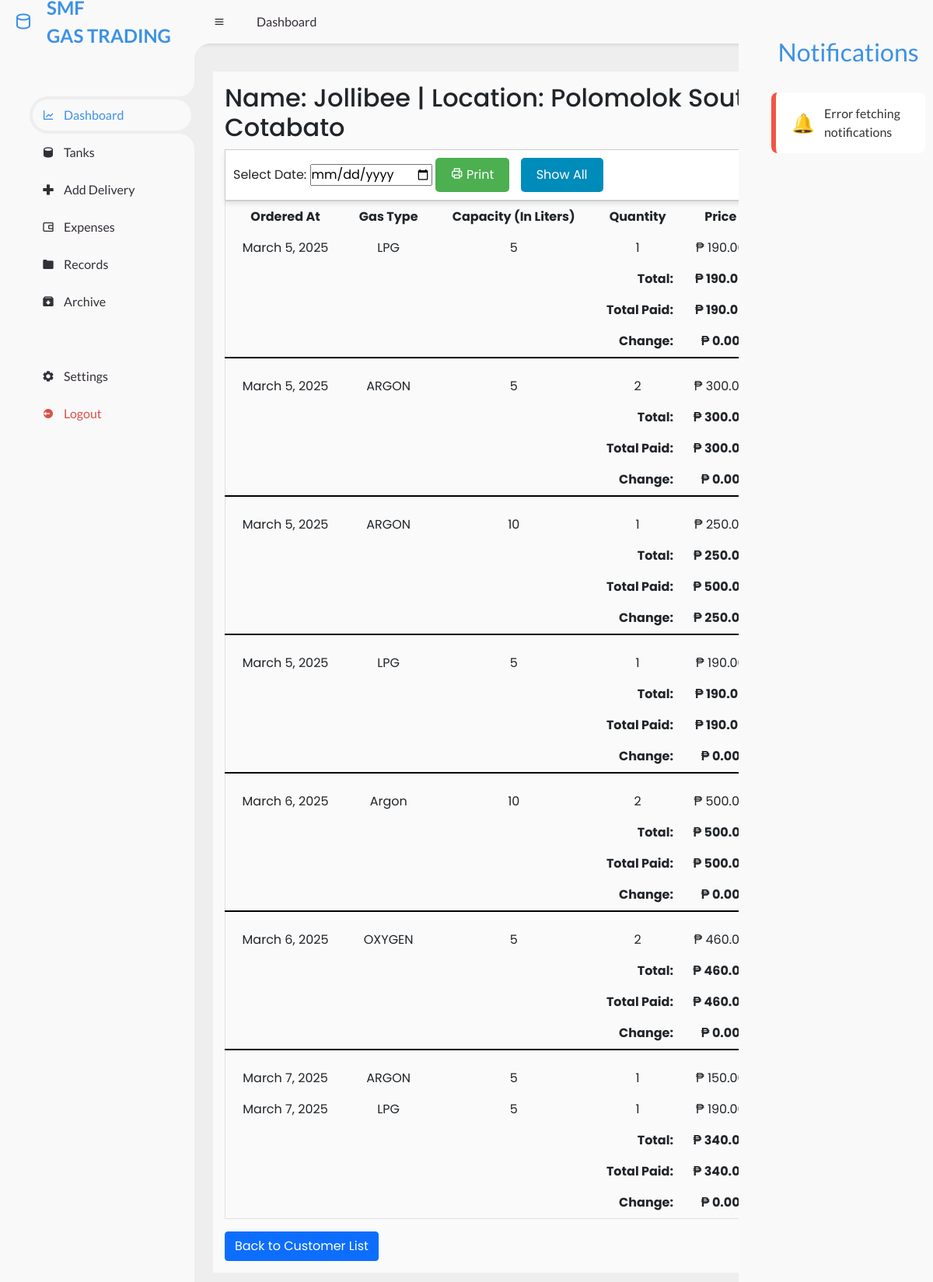
Screenshot of /admin/view_customer_info.php with the database file from the repository.
### tables this page shows
CREATE TABLE `customers` (
  `id` int(11) NOT NULL,
  `name` varchar(255) NOT NULL,
  `location` varchar(255) NOT NULL,
  `delivery_date` date NOT NULL,
  `delivery_truck` varchar(100) DEFAULT NULL,
  `created_at` datetime DEFAULT current_timestamp()
);

### admin/view_customer_info.php (the view, shortened to what this page needs)
<?php
$conn = new mysqli("localhost", "root", "", "gas_trading");
$queryOrders = "
    SELECT
        customers.id AS customer_id,
        customers.name,
        customers.location,
        MIN(orders.ordered_at) AS first_ordered_at,
        orders.gas_type,
        orders.capacity,
        SUM(orders.quantity) AS total_quantity,
        SUM(orders.price * orders.quantity) AS total_price,
        COALESCE(payments.total_paid, 0) AS total_paid
    FROM orders
    JOIN customers ON orders.customer_id = customers.id
    LEFT JOIN (
        SELECT customer_id, SUM(amount_paid) AS total_paid
        FROM payments
        GROUP BY customer_id
    ) AS payments ON orders.customer_id = payments.customer_id
    GROUP BY customers.id, orders.gas_type, orders.capacity
";
$resultOrders = $conn->query($queryOrders);
$customerId = 1;
$queryCustomer = "SELECT name, location FROM customers WHERE id = ?";
$stmt = $conn->prepare($queryCustomer);
$stmt->bind_param("i", $customerId);
$stmt->execute();
$resultCustomer = $stmt->get_result();
$customer = $resultCustomer->fetch_assoc();
$customerName = htmlspecialchars($customer['name']);
$customerLocation = htmlspecialchars($customer['location']);
?>
<!DOCTYPE html>
<html lang="en">
<head>
    <link href='https://unpkg.com/boxicons@2.0.9/css/boxicons.min.css' rel='stylesheet'>
    <link href="../css/bootstrap.min.css" rel="stylesheet">
    <link rel="stylesheet" href="https://cdn.datatables.net/1.13.5/css/jquery.dataTables.min.css" />
    <link rel="stylesheet" href="bell.css">
    <link rel="stylesheet" href="../style.css">
</head>
<body>
    <section id="sidebar">
        <a href="#" class="brand">
            <i class='bx bx-cylinder'></i>
            <span class="text">
                <span>SMF</span><br>
                <span>GAS TRADING</span>
            </span>
        </a>
        <ul class="side-menu top">
            <li class="active">
                <a href="dashboard.php">
                    <i class='bx bx-line-chart'></i>
                    <span class="text">Dashboard</span>
                </a>
            </li>
            <li>
                <a href="tanks.php">
                    <i class='bx bxs-cylinder'></i>
                    <span class="text">Tanks</span>
                </a>
            </li>
            <li>
                <a href="delivery.php">
                    <i class='bx bx-plus-medical'></i>
                    <span class="text">Add Delivery</span>
                </a>
            </li>
            <li>
                <a href="expenses.php">
                    <i class='bx bx-wallet-alt'></i>
                    <span class="text">Expenses</span>
                </a>
            </li>
            <li>
                <a href="customer.php">
                    <i class='bx bxs-folder'></i>
                    <span class="text">Records</span>
                </a>
            </li>
            <li>
                <a href="archive.php">
                    <i class='bx bxs-archive-in'></i>
                    <span class="text">Archive</span>
                </a>
            </li>
        </ul>
        <ul class="side-menu">
            <li>
                <a href="#">
                    <i class='bx bxs-cog'></i>
                    <span class="text">Settings</span>
                </a>
            </li>
            <li>
                <a href="#" class="logout">
                    <i class='bx bxs-log-out-circle'></i>
                    <span class="text">Logout</span>
                </a>
            </li>
        </ul>
    </section>
    <section id="content">
        <nav>
            <i class='bx bx-menu'></i>
            <a href="#" class="nav-link">Dashboard</a>
        </nav>
        <main>
            <div class="container">
                <h2><?php echo "Name: " . $customerName . " | Location: " . $customerLocation; ?></h2>
                <form id="printForm">
                    <label for="orderDate">Select Date:</label>
                    <input type="date" id="orderDate" name="orderDate">
                    <button type="button" onclick="printOrders()"><i class='bx bx-printer'></i> Print</button>
                    <button type="button" onclick="clearFilter()">Show All</button>
                </form>
                <table border="1" class="table" id="ordersTable">
                    <thead>
                        <tr>
                            <th>Ordered At</th>
                            <th>Gas Type</th>
                            <th>Capacity (In Liters)</th>
                            <th>Quantity</th>
                            <th>Price</th>
                        </tr>
                    </thead>
                    <tbody>
                        <?php
                        $currentDate = null;
                        $totalForDate = 0;
                        $totalPaidForDate = 0;
                        while ($row = $resultOrders->fetch_assoc()) {
                            $orderedAt = $row['first_ordered_at'];
                            $gasType = $row['gas_type'];
                            $capacity = $row['capacity'];
                            $quantity = $row['total_quantity'];
                            $price = $row['total_price'];
                            $amountPaid = $row['total_paid'];
                            if ($currentDate !== $orderedAt) {
                                if ($currentDate !== null) {
                                    $change_given = max($totalPaidForDate - $totalForDate, 0);
                                    echo "<tr><td colspan='4' style='text-align:right;'><strong>Total:</strong></td><td><strong>₱ " . number_format($totalForDate, 2) . "</strong></td></tr>";
                                    echo "<tr><td colspan='4' style='text-align:right;'><strong>Total Paid:</strong></td><td><strong>₱ " . number_format($totalPaidForDate, 2) . "</strong></td></tr>";
                                    echo "<tr><td colspan='4' style='text-align:right;'><strong>Change:</strong></td><td><strong>₱ " . number_format($change_given, 2) . "</strong></td></tr>";
                                    echo "<tr><td colspan='5' style='border-top: 2px solid black;'></td></tr>";
                                }
                                $totalForDate = 0;
                                $totalPaidForDate = 0;
                                $currentDate = $orderedAt;
                            }
                            $totalForDate += $price;
                            $totalPaidForDate = $amountPaid;
                            $formattedDate = date('Y-m-d', strtotime($orderedAt));
                            echo "<tr data-date='" . $formattedDate . "'>
                            <td>" . date('F j, Y', strtotime($orderedAt)) . "</td>
                            <td>" . htmlspecialchars($gasType) . "</td>
                            <td>" . number_format($capacity, 0) . " </td>
                            <td>" . htmlspecialchars($quantity) . "</td>
                            <td>₱ " . number_format($price, 2) . "</td>
                        </tr>";
                        }
                        if ($currentDate !== null) {
                            $change_given = max($totalPaidForDate - $totalForDate, 0);
                            echo "<tr><td colspan='4' style='text-align:right;'><strong>Total:</strong></td><td><strong>₱ " . number_format($totalForDate, 2) . "</strong></td></tr>";
                            echo "<tr><td colspan='4' style='text-align:right;'><strong>Total Paid:</strong></td><td><strong>₱ " . number_format($totalPaidForDate, 2) . "</strong></td></tr>";
                            echo "<tr><td colspan='4' style='text-align:right;'><strong>Change:</strong></td><td><strong>₱ " . number_format($change_given, 2) . "</strong></td></tr>";
                        }
                        ?>
                    </tbody>
                </table>
                <a href="customer.php" class="btn btn-primary">Back to Customer List</a>
            </div>
        </main>
    </section>
    <section id="sidebar-right">
        <ul class="side-menu top">
            <header class="notification-header">
                <h2>Notifications</h2>
            </header>
            <section id="notification-container">
            </section>
        </ul>
    </section>
</body>
</html>

### admin/bell.css (style rules this page uses)
body { margin: 0; font-family: 'Montserrat', sans-serif; background-color: #eef2f5; }
nav { background-color: #b41d1d; padding: 15px 20px; box-shadow: 0 2px 4px rgba(0, 0, 0, 0.1); display: flex; align-items: center; gap: 20px; }
#notification-container { display: flex; flex-direction: column; gap: 15px; overflow-x: auto; padding: 10px; }
.notification-header { display: flex; justify-content: center; align-items: center; font-size: 24px; font-weight: 600; color: #3c91e6; margin-bottom: 15px; }

### style.css (style rules this page uses)
* { margin: 0; padding: 0; box-sizing: border-box; }
a { text-decoration: none; }
li { list-style: none; }
:root { --poppins: 'Poppins', sans-serif; --lato: 'Lato', sans-serif; --light: #F9F9F9; --blue: #3C91E6; --light-blue: #CFE8FF; --grey: #eee; --dark-grey: #AAAAAA; --dark: #342E37; --red: #DB504A; --yellow: #FFCE26; --light-yellow: #FFF2C6; --orange: #FD7238; --light-orange: #FFE0D3; }
html { overflow-x: hidden; }
body { background: var(--grey); overflow-x: hidden; }
#sidebar { position: fixed; top: 0; left: 0; width: 250px; height: 100%; background: var(--light); z-index: 2000; font-family: var(--lato); transition: .3s ease; overflow-x: visible; scrollbar-width: none; }
#sidebar .brand { font-size: 24px; font-weight: 700; height: 56px; display: flex; align-items: center; color: var(--blue); position: sticky; top: 0; left: 0; background: var(--light); z-index: 500; padding-bottom: 20px; box-sizing: content-box; white-space: nowrap; text-overflow: ellipsis; overflow: hidden; }
#sidebar .brand .bx { min-width: 60px; display: flex; justify-content: center; }
#sidebar .side-menu { width: 100%; margin-top: 48px; }
#sidebar .side-menu li { height: 48px; background: transparent; margin-left: 6px; border-radius: 48px 0 0 48px; padding: 4px; }
#sidebar .side-menu li.active { background: var(--grey); position: relative; }
#sidebar .side-menu li.active::before { content: ''; position: absolute; width: 40px; height: 40px; border-radius: 50%; top: -40px; right: 0; box-shadow: 20px 20px 0 var(--grey); z-index: -1; }
#sidebar .side-menu li.active::after { content: ''; position: absolute; width: 40px; height: 40px; border-radius: 50%; bottom: -40px; right: 0; box-shadow: 20px -20px 0 var(--grey); z-index: -1; }
#sidebar .side-menu li a { width: 100%; height: 100%; background: var(--light); display: flex; align-items: center; border-radius: 48px; font-size: 16px; color: var(--dark); white-space: nowrap; overflow-x: hidden; }
#sidebar .side-menu.top li.active a { color: var(--blue); }
#sidebar .side-menu li a.logout { color: var(--red); }
#sidebar .side-menu li a .bx { min-width: calc(60px - ((4px + 6px) * 2)); display: flex; justify-content: center; }
#sidebar-right { position: fixed; top: 0; right: 0; width: 250px; height: 100%; background: var(--light); z-index: 2000; font-family: var(--lato); transition: 0.3s ease; overflow-x: hidden; scrollbar-width: none; }
#sidebar-right .side-menu { width: 100%; margin-top: 48px; }
#content { position: relative; width: calc(100% - 250px); left: 250px; transition: .3s ease; }
#content nav { height: 56px; background: var(--light); padding: 0 24px; display: flex; align-items: center; grid-gap: 24px; font-family: var(--lato); position: sticky; top: 0; left: 0; z-index: 1000; }
#content nav::before { content: ''; position: absolute; width: 40px; height: 40px; bottom: -40px; left: 0; border-radius: 50%; box-shadow: -20px -20px 0 var(--light); }
#content nav a { color: var(--dark); }
#content nav .bx.bx-menu { cursor: pointer; color: var(--dark); }
#content nav .nav-link { font-size: 16px; transition: .3s ease; }
.container { width: 80%; max-width: 100%; padding: 15px; background-color: #ffffffbd; margin-left: 0; margin-right: auto; }
#content main { width: 100%; padding: 36px 24px; font-family: var(--poppins); max-height: calc(100vh - 56px); overflow-y: auto; }

### admin/view_customer_info.php (style rules this page uses)
th, td { padding: 8px 12px; text-align: center; position: relative; border: none; }
#printForm { position: sticky; top: 2px; z-index: 1000; background-color: white; padding: 10px; border: 1px solid #ccc; box-shadow: 0px 4px 6px rgba(0, 0, 0, 0.1); }
#printForm button { background-color: #4CAF50; color: white; padding: 10px 20px; font-size: 16px; border: none; border-radius: 5px; cursor: pointer; transition: background-color 0.3s ease; margin-right: 10px; }
#printForm button:last-child { background-color: #008CBA; }

### rows the page displays
customers: name "Jollibee", location "Polomolok South Cotabato"
customers: orderedAt "March 5, 2025", gasType "LPG", capacity "5", quantity "1", price "190.00"
customers: totalForDate "190.00", totalPaidForDate "190.00", change_given "0.00", orderedAt "March 5, 2025", gasType "ARGON", capacity "5", quantity "2", price "300.00"
customers: totalForDate "300.00", totalPaidForDate "300.00", change_given "0.00", orderedAt "March 5, 2025", gasType "ARGON", capacity "10", quantity "1", price "250.00"
customers: totalForDate "250.00", totalPaidForDate "500.00", change_given "250.00", orderedAt "March 5, 2025", gasType "LPG", capacity "5", quantity "1", price "190.00"
customers: totalForDate "190.00", totalPaidForDate "190.00", change_given "0.00", orderedAt "March 6, 2025", gasType "Argon", capacity "10", quantity "2", price "500.00"
customers: totalForDate "500.00", totalPaidForDate "500.00", change_given "0.00", orderedAt "March 6, 2025", gasType "OXYGEN", capacity "5", quantity "2", price "460.00"
customers: totalForDate "460.00", totalPaidForDate "460.00", change_given "0.00", orderedAt "March 7, 2025", gasType "ARGON", capacity "5", quantity "1", price "150.00", gasType "LPG", price "190.00"

### other values shown
$totalForDate "340.00"
$totalPaidForDate "340.00"
$change_given "0.00"
